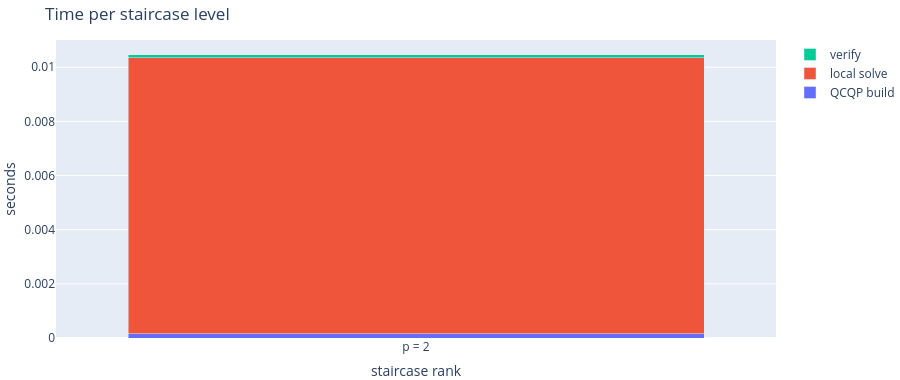

The cell this chart's notebook holds for it:
### Markdown cell above
## Where the time goes

The staircase reports a per-level breakdown: building the rank-$p$ QCQP, running the local solver, and verifying the certificate.

### Code cell
ranks = np.asarray(result.getRanksVisited()).astype(int)
phases = {
    "QCQP build": np.asarray(result.getQcqpBuildTimePerLevel()),
    "local solve": np.asarray(result.getNlpTimePerLevel()),
    "verify": np.asarray(result.getVerifyTimePerLevel()),
}

timing = go.Figure()
for name, seconds in phases.items():
    timing.add_trace(go.Bar(x=[f"p = {level}" for level in ranks], y=seconds, name=name))
timing.update_layout(
    barmode="stack", title="Time per staircase level",
    xaxis_title="staircase rank", yaxis_title="seconds",
    height=380, margin=dict(l=0, r=0, t=40, b=0))
timing.show()

for name, seconds in phases.items():
    print(f"{name:>12}: {seconds.sum():.5f} s")

### Figure 1 — Plotly figure (JSON) as saved in the notebook; plotly's stock layout.template omitted (floating-point values rounded to 4 significant figures)
{"data": [{"name": "QCQP build", "type": "bar", "x": ["p = 2"], "y": [0.0001543]}, {"name": "local solve", "type": "bar", "x": ["p = 2"], "y": [0.0102]}, {"name": "verify", "type": "bar", "x": ["p = 2"], "y": [0.0001012]}], "layout": {"barmode": "stack", "height": 380, "margin": {"b": 0, "l": 0, "r": 0, "t": 40}, "title": {"text": "Time per staircase level"}, "xaxis": {"title": {"text": "staircase rank"}}, "yaxis": {"title": {"text": "seconds"}}}}
